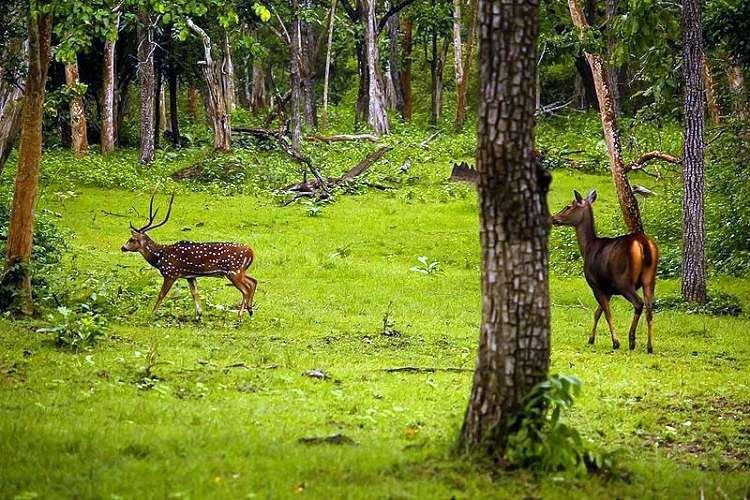
%> input picture images/forest.jpg, 750 x 500 px
$ octave main_histograms.m   (GNU Octave 9; MATLAB toolbox functions it lacks are replaced by stand-ins)
%> lines starting %> are read from the running program, lines starting %| are printed output that depends on the picture
### compute_norm_gray_histogram.m
function [output] = compute_norm_gray_histogram(image_rgb)
%compute_norm_gray_histogram
%   input = RGB image
%   output = 1x32 vector
% transfer image to grayscale
% use 32 bins to compute the histogram for the gray image
% normalize to sum of 1
    %image_rgb=imread('forest.jpg');

    %transfer to gray scale
    image_gs=rgb2gray(image_rgb);
    %32 bins
    bins=32;
    delta=256/bins;
    range=zeros(1,32);
    for i=1:1:bins
        range(i)=(delta*i);
    end
    histogram_array=zeros(1,bins);
    range=[0,range];    %appending a zero
    for i=2:1:bins+1    %offset by one to account for appended zero
        instances=find(image_gs>=range(i-1) & image_gs<range(i));
        histogram_array(i-1)=size(instances,1);
    end
    %counting for verification, count should equal 500*750
    count=0;
    for i=1:1:size(histogram_array,2)
        count=count+histogram_array(i);
    end
    %normalizing to sum of 1
    histogram_array=histogram_array/norm(histogram_array,1);
    %verification of sum of 1
    sum=0;
    for i=1:1:size(histogram_array,2)
        sum=sum+histogram_array(i);
    end
    output=histogram_array;
end

### compute_norm_rgb_histogram.m
function [output] = compute_norm_rgb_histogram(image_rgb)
%compute_norm_rgb_histogram
%   input = RGB image
%   output = 1x96 vector
% compute the histogram for three channels (r,g,b)
% use 32 bins for each color channel
% concatenate the three histograms together (in the order of R,G,B)
% normalize the combined histogram so it sums to 1
    %32 bins
    bins=32;
    delta=256/bins;
    range=zeros(1,32+1);    %appended zero
    histogram_array=zeros(1,bins,3);
    for channel=1:1:3   %r,g,b
        image=(image_rgb(:,:,channel));
        for i=1:1:bins
            range(i)=(delta*i);
        end
        for i=2:1:bins+1    %offset by one to account for appended zero
            instances=find(image>=range(i-1) & image<range(i));
            histogram_array(1,i-1,channel)=size(instances,1);
        end
        %counting for verification, count should equal 500*750
        count=0;
        for i=1:1:size(histogram_array,2)
            count=count+histogram_array(1,i,channel);
        end
    end
    %concatenating histograms in order of (r,g,b)
    rgb_histogram=[histogram_array(1,:,1),histogram_array(1,:,2),histogram_array(1,:,3)];
    %normalizing to sum of 1
    rgb_histogram=rgb_histogram/norm(rgb_histogram,1);
    %verification of sum of 1
    sum=0;
    for i=1:1:size(rgb_histogram,2)
        sum=sum+rgb_histogram(i);
    end
    output=rgb_histogram;
end

### main_histograms.m
%% Problem 2.3(a)
close all;
image_rgb=imread('forest.jpg');
%> image_rgb is the input picture: size 500x750x3 uint8; mean R, G, B 112.9, 124.8, 46.8
%gray-scale histogram
histogram_gs=compute_norm_gray_histogram(image_rgb);
%> in compute_norm_gray_histogram, `image_gs=rgb2gray(image_rgb);`:
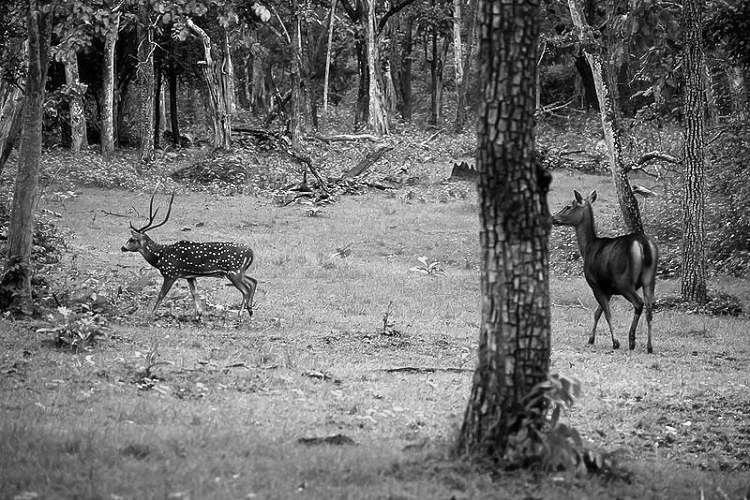
%> image_gs: size 500x750 uint8; min 0, max 255, mean 112.3
%> after the loop in compute_norm_gray_histogram, `for i=2:1:bins+1`: histogram_array = 32 values, max 17403 at index 17, min 424 at index 32, mean 11718.8
%> the loop in compute_norm_gray_histogram, `for i=1:1:size(histogram_array,2)` made 32 passes
%> count on passes 1 to 12: 6200, 13274, 22598, 33704, 46279, 60016, 74176, 88706, 103366, 118444, 133895, 150006
%> in compute_norm_gray_histogram, `histogram_array=histogram_array/norm(histogram_array,1);`: histogram_array = 32 values, max 0.0464 at index 17, min 0.00113 at index 32, mean 0.0312
%> the loop in compute_norm_gray_histogram, `for i=1:1:size(histogram_array,2)` made 32 passes
%> sum on passes 1 to 12: 0.0165, 0.0354, 0.0603, 0.0899, 0.123, 0.16, 0.198, 0.237, 0.276, 0.316, 0.357, 0.4
%> in compute_norm_gray_histogram, `output=histogram_array;`: output has the same summary as histogram_array
%> histogram_gs has the same summary as histogram_array in compute_norm_gray_histogram
figure;
bar(histogram_gs, 'FaceColor', [0.75, 0.75, 0.75]);
title('Gray-Scale Histogram');
%> figure, not shown here; tallest bar 0.0464 high, from x = 16.6 to 17.4
%rgb histogram
histogram_rgb=compute_norm_rgb_histogram(image_rgb);
%> after the loop in compute_norm_rgb_histogram, `for channel=1:1:3`: range = 33 values, max 256 at index 32, min 0 at index 33, mean 128
%> in compute_norm_rgb_histogram, `rgb_histogram=[histogram_array(1,:,1),histogram_array(1,:,2),histogram..`: rgb_histogram = 96 values, max 37169 at index 66, min 0 at index 32, mean 11070.9
%> in compute_norm_rgb_histogram, `rgb_histogram=rgb_histogram/norm(rgb_histogram,1);`: rgb_histogram = 96 values, max 0.035 at index 66, min 0 at index 32, mean 0.0104
%> the loop in compute_norm_rgb_histogram, `for i=1:1:size(rgb_histogram,2)` made 96 passes
%> sum on passes 1 to 12: 0.00561, 0.0129, 0.0224, 0.0336, 0.0456, 0.0586, 0.0722, 0.0859, 0.1, 0.115, 0.13, 0.146
%> after the loop in compute_norm_rgb_histogram, `for i=1:1:size(rgb_histogram,2)`: sum = 1
%> in compute_norm_rgb_histogram, `output=rgb_histogram;`: output has the same summary as rgb_histogram
%> histogram_rgb has the same summary as rgb_histogram in compute_norm_rgb_histogram
figure; hold on;
bar(1:32, histogram_rgb(1:32), 'r');
bar(33:64, histogram_rgb(33:64), 'g');
bar(65:96, histogram_rgb(65:96), 'b');
title('RGB Histogram'); hold off;

%% Problem 2.3(b)
close all;
image_rgb=imread('sunset.jpg');
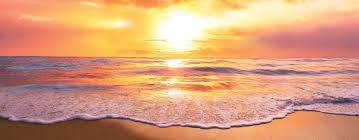
%> input picture images/sunset.jpg, 359 x 140 px
%> image_rgb is the input picture: size 140x359x3 uint8; mean R, G, B 216.5, 159, 123.3
%gray-scale histogram
histogram_gs=compute_norm_gray_histogram(image_rgb);
%> in compute_norm_gray_histogram (call 2), `image_gs=rgb2gray(image_rgb);`:
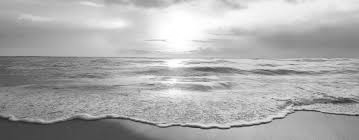
%> image_gs: size 140x359 uint8; min 33, max 255, mean 172.1
%> the loop in compute_norm_gray_histogram (call 2), `for i=2:1:bins+1` made 32 passes
%> instances on pass 5: [33727; 49956]
%> after the loop in compute_norm_gray_histogram (call 2), `for i=2:1:bins+1`: histogram_array = 32 values, max 4521 at index 23, min 0 at index 1, mean 1570.6
%> the loop in compute_norm_gray_histogram (call 2), `for i=1:1:size(histogram_array,2)` made 32 passes
%> count on passes 1 to 12: 0, 0, 0, 0, 2, 44, 148, 340, 1281, 2608, 2910, 3454
%> in compute_norm_gray_histogram (call 2), `histogram_array=histogram_array/norm(histogram_array,1);`: histogram_array = 32 values, max 0.09 at index 23, min 0 at index 1, mean 0.0312
%> the loop in compute_norm_gray_histogram (call 2), `for i=1:1:size(histogram_array,2)` made 32 passes
%> sum on passes 1 to 12: 0, 0, 0, 0, 3.98e-05, 0.000875, 0.00294, 0.00676, 0.0255, 0.0519, 0.0579, 0.0687
%> in compute_norm_gray_histogram (call 2), `output=histogram_array;`: output has the same summary as histogram_array
%> histogram_gs has the same summary as histogram_array in compute_norm_gray_histogram
figure;
bar(histogram_gs, 'FaceColor', [0.75, 0.75, 0.75]);
title('Gray-Scale Histogram');
%> figure, not shown here; tallest bar 0.09 high, from x = 22.6 to 23.4
%rgb histogram
histogram_rgb=compute_norm_rgb_histogram(image_rgb);
%> the loop in compute_norm_rgb_histogram (call 2), `for i=1:1:size(rgb_histogram,2)` made 96 passes
%> sum on passes 1 to 12: 0, 0, 0, 0, 0, 0, 0.000139, 0.000478, 0.00127, 0.00214, 0.00467, 0.00865
%> histogram_rgb = 96 values, max 0.112 at index 31, min 0 at index 1, mean 0.0104
figure; hold on;
bar(1:32, histogram_rgb(1:32), 'r');
bar(33:64, histogram_rgb(33:64), 'g');
bar(65:96, histogram_rgb(65:96), 'b');
title('RGB Histogram'); hold off;
%% Problem 2.3(c)
close all;
image_rgb=imread('forest.jpg');
%flip image
flipped_image=flipdim(image_rgb,2);
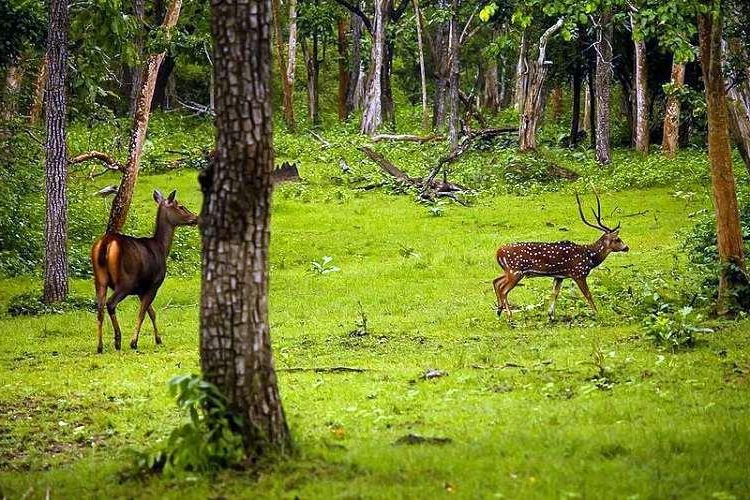
%> flipped_image: size 500x750x3 uint8; mean R, G, B 112.9, 124.8, 46.8; mean of the top-left, top-right, bottom-left and bottom-right quarters 77.2, 87.1, 102.1, 112.9
imshow(flipped_image);
title('Flipped Image');
%rgb histogram
histogram_rgb=compute_norm_rgb_histogram(flipped_image);
%> histogram_rgb has the same summary as rgb_histogram in compute_norm_rgb_histogram
figure; hold on;
bar(1:32, histogram_rgb(1:32), 'r');
bar(33:64, histogram_rgb(33:64), 'g');
bar(65:96, histogram_rgb(65:96), 'b');
title('RGB Histogram'); hold off;

%% Problem 2.3(d)
close all;
image_rgb=imread('forest.jpg');
%double R channel of image
image_2r_gb=cat(3,image_rgb(:,:,1)*2,image_rgb(:,:,2),image_rgb(:,:,3));
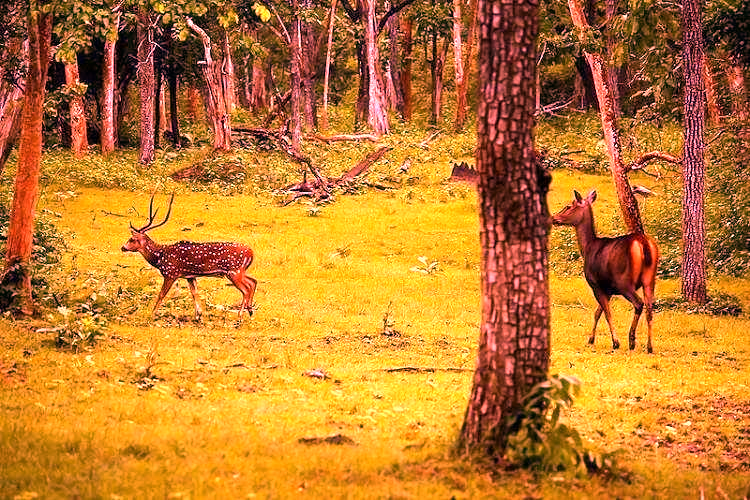
%> image_2r_gb: size 500x750x3 uint8; mean R, G, B 192.6, 124.8, 46.8
imshow(image_2r_gb);
title('Double R Channel Image');
%rgb histogram
histogram_rgb=compute_norm_rgb_histogram(image_2r_gb);
%> the loop in compute_norm_rgb_histogram (call 4), `for channel=1:1:3` made 3 passes
%> pass 1, in compute_norm_rgb_histogram (call 4), `image=(image_rgb(:,:,channel));`:
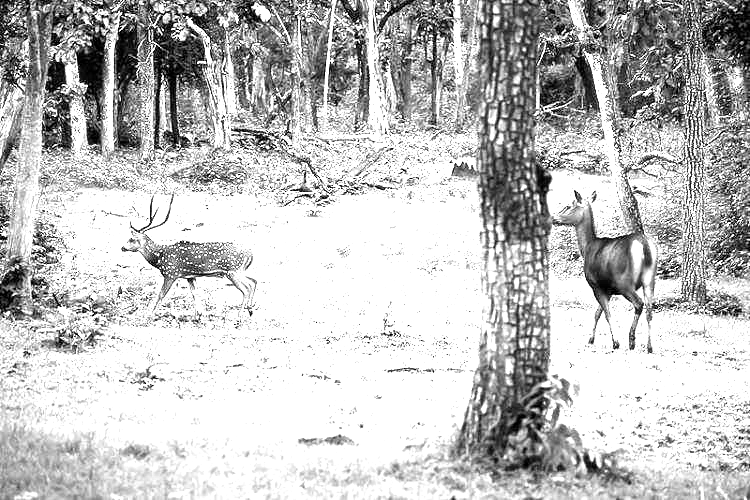
%> image: size 500x750 uint8; min 0, max 255, mean 192.6
%> in compute_norm_rgb_histogram (call 4), `rgb_histogram=[histogram_array(1,:,1),histogram_array(1,:,2),histogram..`: rgb_histogram = 96 values, max 168233 at index 31, min 0 at index 32, mean 11099.3
%> in compute_norm_rgb_histogram (call 4), `rgb_histogram=rgb_histogram/norm(rgb_histogram,1);`: rgb_histogram = 96 values, max 0.158 at index 31, min 0 at index 32, mean 0.0104
%> the loop in compute_norm_rgb_histogram (call 4), `for i=1:1:size(rgb_histogram,2)` made 96 passes
%> sum on passes 1 to 12: 0.00255, 0.00522, 0.00815, 0.0115, 0.0154, 0.02, 0.0249, 0.0303, 0.036, 0.0418, 0.048, 0.0544
%> after the loop in compute_norm_rgb_histogram (call 4), `for i=1:1:size(rgb_histogram,2)`: sum = 1
%> in compute_norm_rgb_histogram (call 4), `output=rgb_histogram;`: output has the same summary as rgb_histogram
%> histogram_rgb has the same summary as rgb_histogram in compute_norm_rgb_histogram
figure; hold on;
bar(1:32, histogram_rgb(1:32), 'r');
bar(33:64, histogram_rgb(33:64), 'g');
bar(65:96, histogram_rgb(65:96), 'b');
title('RGB Histogram'); hold off;
%> after `title('RGB Histogram')`:
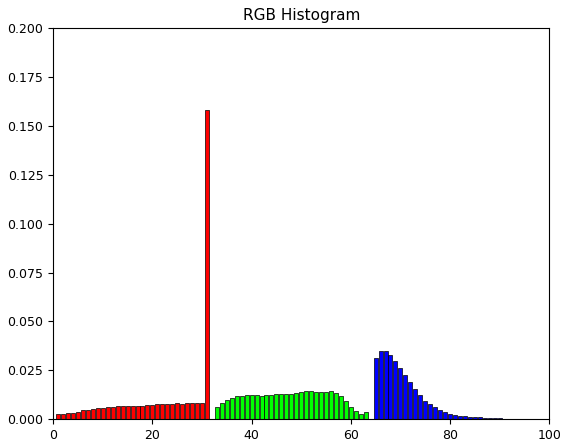
%> figure redrawn from the program's plot data; tallest bar 0.158 high, from x = 30.6 to 31.4; tallest bar 0.0145 high, from x = 50.6 to 51.4; tallest bar 0.0349 high, from x = 65.6 to 66.4
